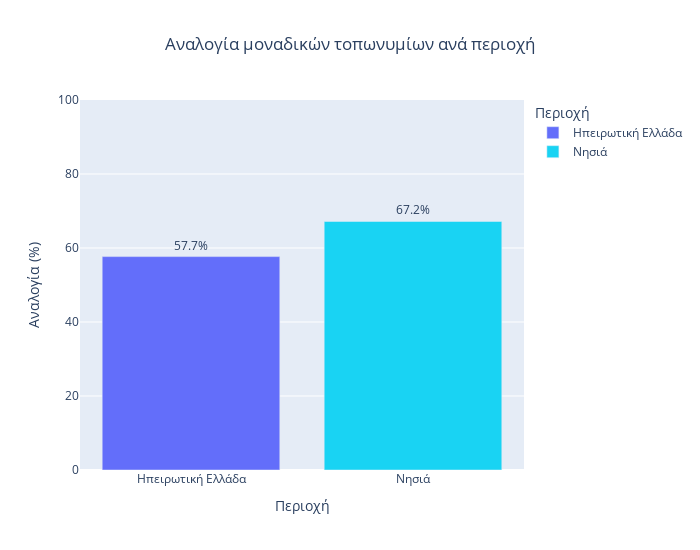

Notebook code cell kept with this figure:
### Markdown cell above
#### Mainland and island comparison

### Code cell
# Use Plotly to create separate plots for each comparison
unique_island_prop = len(df_unique[df_unique.island == 1]) / len(df[df.island == 1]) * 100
unique_mainland_prop = len(df_unique[df_unique.island == 0]) / len(df[df.island == 0]) * 100

# Build temporary dataframe
temp_df = pd.DataFrame({'Περιοχή': ['Ηπειρωτική Ελλάδα', 'Νησιά'], 'Αναλογία (%)': [unique_mainland_prop, unique_island_prop]})

display(temp_df)
fig = px.bar(
    temp_df,
    x = 'Περιοχή',
    y = 'Αναλογία (%)',
    range_y = [0, 100],
    text = 'Αναλογία (%)',

    # Color
    color = 'Περιοχή',
    color_discrete_sequence = [px.colors.qualitative.Plotly[0], px.colors.qualitative.Plotly[5]],

    # Format
    width= 700,
    height = 550,
    title = 'Αναλογία μοναδικών τοπωνυμίων ανά περιοχή',
)   

# Center title
fig.update_layout(title_x = 0.5)

# Add labels
fig.update_traces(texttemplate='%{text:.3s}%', textposition='outside')

fig.show()

### Figure 1 — Plotly figure (JSON) as saved in the notebook; plotly's stock layout.template omitted (floating-point values rounded to 4 significant figures)
{"data": [{"alignmentgroup": "True", "hovertemplate": "Περιοχή=%{x}<br>Αναλογία (%)=%{text}<extra></extra>", "legendgroup": "Ηπειρωτική Ελλάδα", "marker": {"color": "#636EFA", "pattern": {"shape": ""}}, "name": "Ηπειρωτική Ελλάδα", "offsetgroup": "Ηπειρωτική Ελλάδα", "orientation": "v", "showlegend": true, "text": [57.68], "textposition": "outside", "texttemplate": "%{text:.3s}%", "type": "bar", "x": ["Ηπειρωτική Ελλάδα"], "xaxis": "x", "y": [57.68], "yaxis": "y"}, {"alignmentgroup": "True", "hovertemplate": "Περιοχή=%{x}<br>Αναλογία (%)=%{text}<extra></extra>", "legendgroup": "Νησιά", "marker": {"color": "#19D3F3", "pattern": {"shape": ""}}, "name": "Νησιά", "offsetgroup": "Νησιά", "orientation": "v", "showlegend": true, "text": [67.17], "textposition": "outside", "texttemplate": "%{text:.3s}%", "type": "bar", "x": ["Νησιά"], "xaxis": "x", "y": [67.17], "yaxis": "y"}], "layout": {"barmode": "relative", "height": 550, "legend": {"title": {"text": "Περιοχή"}, "tracegroupgap": 0}, "title": {"text": "Αναλογία μοναδικών τοπωνυμίων ανά περιοχή", "x": 0.5}, "width": 700, "xaxis": {"anchor": "y", "categoryarray": ["Ηπειρωτική Ελλάδα", "Νησιά"], "categoryorder": "array", "domain": [0, 1], "title": {"text": "Περιοχή"}}, "yaxis": {"anchor": "x", "domain": [0, 1], "range": [0, 100], "title": {"text": "Αναλογία (%)"}}}}
